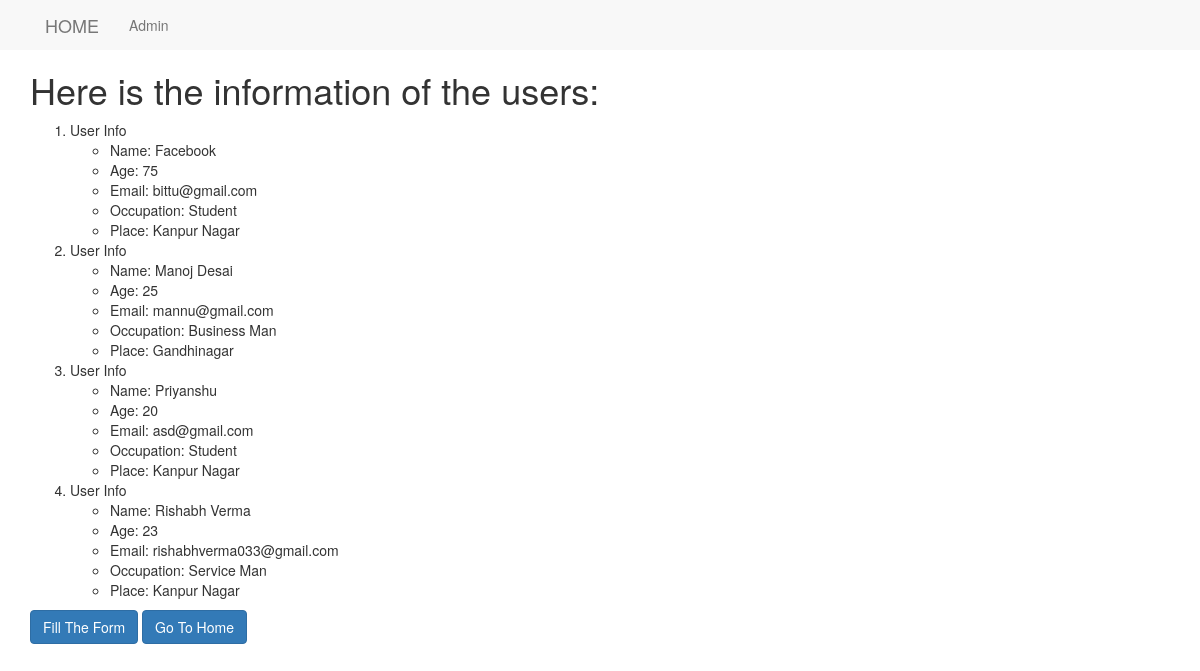
The page /template/list/ on the database as committed earlier.
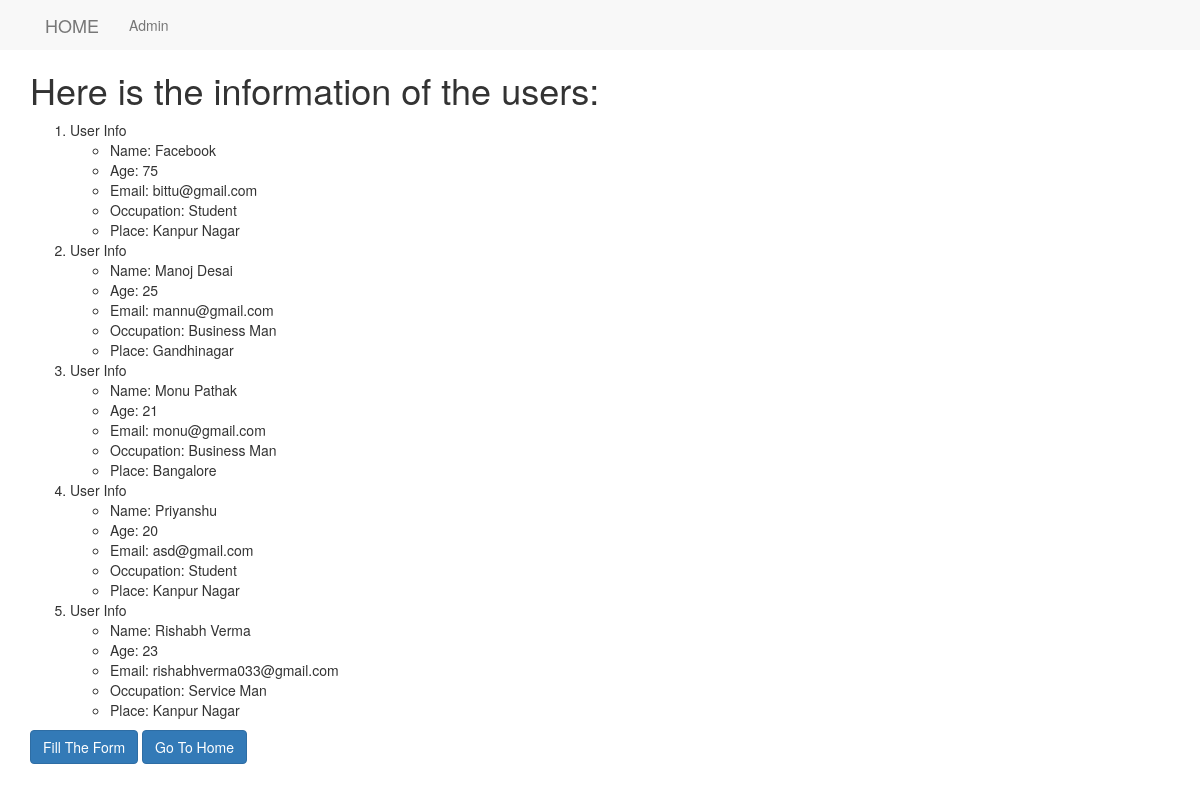
The same page on the database as committed later.
### MyApp/models.py (models this page shows)
class UserProfile(models.Model):
    name = models.CharField(max_length=264)
    age = models.IntegerField()
    email = models.EmailField(max_length=264,unique=True)
    occupation = models.CharField(max_length=128)
    place = models.CharField(max_length=128)

### MyApp/views.py (the view)
def list(request):
    user_list = UserProfile.objects.order_by('name')
    user_dict = {"list":user_list}
    return render(request,'template/list.html',context=user_dict)

### template/template/list.html
<!DOCTYPE html>
{% extends "template/base.html"%}
  {% block body_block %}
  <h1>Here is the information of the users:</h1>
  {% if list%}
  <ol>
    {% for person in list %}
    <li>User Info</li>
      <ul>
        <li>Name: {{person.name}}</li>
        <li>Age: {{person.age}}</li>
        <li>Email: {{person.email}}</li>
        <li>Occupation: {{person.occupation}}</li>
        <li>Place: {{person.place}}</li>
      </ul>
      {% endfor %}
  </ol>
  {% endif %}
  <a href="{% url 'MyApp:users' %}" class="btn btn-primary">Fill The Form</a>
  <a href="{% url 'index' %}" class="btn btn-primary">Go To Home</a>
  {% endblock %}

### template/template/base.html (shortened to what this page needs)
<!DOCTYPE html>
<html>
  <head>
    <link rel="stylesheet" href="https://maxcdn.bootstrapcdn.com/bootstrap/3.3.7/css/bootstrap.min.css">
  </head>
  <body>
    <nav class="nav navbar-default navbar-static-top">
      <div class="container">
        <ul class="nav navbar-nav">
          <li><a href="{% url 'index' %}" class="navbar-brand">HOME</a></li>
          <li><a href="{% url 'admin:index' %}" class="navbar-link">Admin</a></li>
        </ul>
      </div>
    </nav>
    <div class="container">
      {% block body_block %}{% endblock %}
    </div>
  </body>
</html>

Rows that differ between the two databases and show on the page:
added UserProfile: name "Monu Pathak", age "21", email "monu@gmail.com", occupation "Business Man", place "Bangalore"
